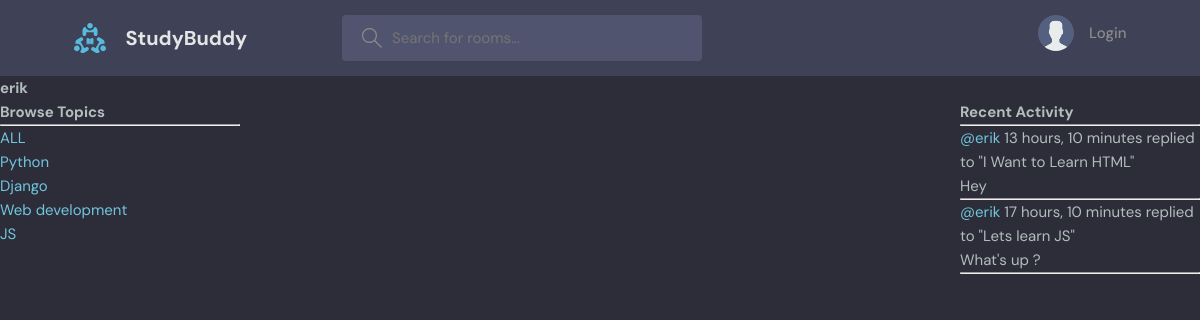
The page /profile/3/ on the database as committed earlier.
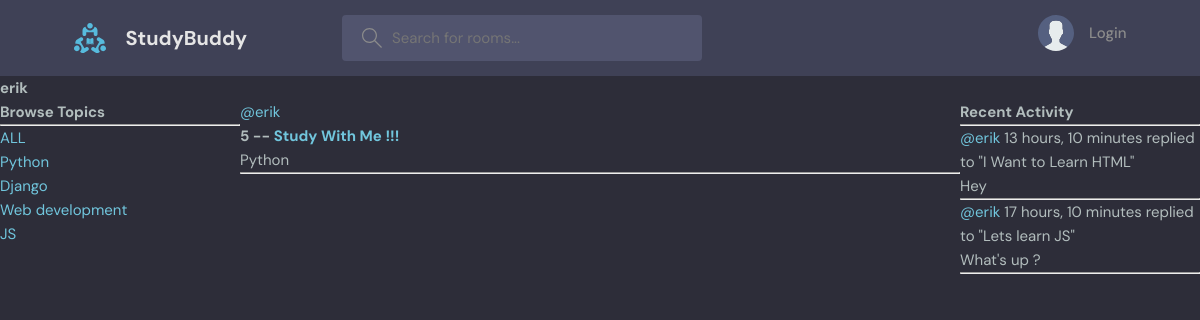
The same page on the database as committed later.
### base/models.py (models this page shows, shortened)
class Topic(models.Model):
    name = models.CharField(max_length=200)

class Message(models.Model):
    user = models.ForeignKey(User, on_delete=models.CASCADE)
    room = models.ForeignKey(Room,on_delete=models.CASCADE) # SET_NULL --> If parent is deleted, then it will be set as Null, Cascade --> Delete
    body = models.TextField()
    updated = models.DateTimeField(auto_now=True) #auto_now --> Time stamp at every time we add
    created = models.DateTimeField(auto_now_add=True) #auto_now_add --> Time stamp at the time of creation only
    class Meta:
        ordering = ['-updated', '-created']
    def __str__(self):
        return self.body[0:50]

class Room(models.Model):
    host = models.ForeignKey(User,on_delete=models.SET_NULL, null=True)
    topic = models.ForeignKey(Topic,on_delete=models.SET_NULL, null=True)
    name = models.CharField(max_length=200)
    description = models.TextField(null=True, blank=True)
    participants = models.ManyToManyField(User, related_name='participants', blank=True) # ManyToManyField --> Many users can join a room
    updated = models.DateTimeField(auto_now=True) #auto_now --> Time stamp at every time we add
    created = models.DateTimeField(auto_now_add=True) #auto_now_add --> Time stamp at the time of creation only
    class Meta:
        ordering = ['-updated', '-created']
    def __str__(self):
        return self.name

### base/views.py (the view)
# urls.py: path('profile/<str:pk>/', views.userProfile, name='user-profile'),
def userProfile(request,pk):
    user = User.objects.get(id=pk)
    rooms = user.room_set.all()  # Get all rooms created by the user
    room_messages = user.message_set.all()  # Get all messages created by the user
    topics = Topic.objects.all()
    context = {'user':user, 'rooms':rooms, 'room_messages':room_messages, 'topics':topics}
    return render(request, 'base/profile.html',context)

### base/templates/base/profile.html (shortened to what this page needs)
{% extends 'main.html' %}
{% block content %}
<h1>{{user.username}}</h1>
<div class = "profile-container">
    <div>
        {% include 'base/topics_component.html' %}
    </div>
    <div>
        {% include 'base/feed_component.html' %}
    </div>
    <div>
        {% include 'base/activity_component.html' %}
    </div>
</div>
{% endblock content %}

### templates/main.html (shortened to what this page needs)
<!DOCTYPE html>
{% load static %}
<html lang="en">
  <head>
    <link rel="stylesheet" href="{% static 'styles/style.css' %}" />
  </head>
  <body>
    {% include 'navbar.html' %}
    {% block content %}
    {% endblock %}
  </body>
</html>

### templates/navbar.html (shortened to what this page needs)
{% load static %}
<header class="header header--loggedIn">
      <div class="container">
        <a href="{% url 'home' %}" class="header__logo">
          <img src="{% static 'images/logo.svg' %}" />
          <h1>StudyBuddy</h1>
        </a>
        <form class="header__search" method = "GET" action = "{% url 'home' %}">
          <label>
            <input name = "q" placeholder="Search for rooms..." />
          </label>
        </form>
        <nav class="header__menu">
            {% if request.user.is_authenticated %}
          <div class="header__user">
            <a href="profile.html">
              <div class="avatar avatar--medium active">
                <img src="https://randomuser.me/api/portraits/men/37.jpg" />
              </div>
              <p>{{request.user.username}}<span>@{{request.user.username}}</span></p>
            </a>
            <button class="dropdown-button">
              <svg version="1.1" xmlns="http://www.w3.org/2000/svg" width="32" height="32" viewBox="0 0 32 32">
                <title>chevron-down</title>
                <path d="M16 21l-13-13h-3l16 16 16-16h-3l-13 13z"></path>
              </svg>
            </button>
          </div>
          {% else %}
          <a href="{% url 'login' %}">
            <img src="{% static 'images/avatar.svg' %}" />
            <p>Login</p>
          </a>
          {% endif %}
        </nav>
      </div>
    </header>

### base/templates/base/topics_component.html
<h3>Browse Topics</h3>
        <hr>
        <div>
            <a href = "{% url 'home' %}">ALL</a>
        </div>
        {% for topic in topics %}
            <div>
                <a href = "{% url 'home' %}?q={{topic.name}}">{{topic.name}}</a>
            </div>
        {% endfor %}

### base/templates/base/feed_component.html (shortened to what this page needs)
<div>{% for room in rooms %}
    <div>
        <a href = "{% url 'user-profile' room.host.id %}">@{{room.host.username}}</a>
        <h5>{{room.id}} -- <a href = "{% url 'room' room.id %}">{{room.name}}</a></h5>
        <small>{{room.topic.name}}</small>
        <hr>
    </div>
    {% endfor %}
</div>

### base/templates/base/activity_component.html (shortened to what this page needs)
<h3>Recent Activity</h3>
        <hr>
        {% for message in room_messages %}
            <div>
                <small><a href = "{% url 'user-profile' message.user.id %}">@{{message.user}}</a> {{message.created|timesince}}</small>
                <small>replied to "{{message.room}}"</small>
                <p>{{message}}</p>
                <hr>
            </div>
        {% endfor %}

### static/styles/style.css (style rules this page uses)
:root { --color-main: #71c6dd; --color-main-light: #e1f6fb; --color-dark: #3f4156; --color-dark-medium: #51546e; --color-dark-light: #696d97; --color-light: #e5e5e5; --color-gray: #8b8b8b; --color-light-gray: #b2bdbd; --color-bg: #2d2d39; --color-success: #5dd693; --color-error: #fc4b0b; }
* { font-family: "DM Sans", -apple-system, BlinkMacSystemFont, "Segoe UI", Roboto, Oxygen, Ubuntu, Cantarell, "Open Sans", "Helvetica Neue", sans-serif; margin: 0; padding: 0; box-sizing: border-box; text-rendering: optimizeLegibility; font-size: inherit; }
html { font-size: 56.25%; }
@media only screen and (min-width: 1200px) { html { font-size: 62.5%; } }
body { line-height: 1.6; font-weight: 400; font-size: 1.5rem; color: var(--color-light-gray); background-color: var(--color-bg); min-height: 100vh; }
img { width: 100%; }
a { display: inline-block; color: var(--color-main); text-decoration: none; }
.container { max-width: 120rem; width: 90%; margin: auto; }
.header { padding: 1.5rem; background-color: var(--color-dark); }
.header > .container { display: flex; gap: 9.5rem; }
.header__logo, .header__user { display: flex; gap: 2rem; align-items: center; }
.header__logo > img { height: 3.2rem; width: 3.2rem; }
.header__logo > h1 { font-weight: 700; font-size: 2rem; color: var(--color-light); }
.header__search > label { background-color: var(--color-dark-medium); padding: 1.3rem 1rem; display: flex; align-items: center; gap: 1rem; border-radius: 4px; }
.header__search svg { fill: var(--color-gray); width: 2rem; height: 2rem; margin-left: 1rem; }
.header__search input { width: 30rem; background: transparent; border: none; outline: none; color: var(--color-light); }
.header__menu { margin-left: auto; position: relative; }
.header__menu a { display: flex; gap: 1.5rem; align-items: center; font-weight: 500; text-decoration: none; color: var(--color-gray); }
.header__menu img { height: 3.6rem; }
.header__menu p { line-height: 1.2; }

### base/templates/base/profile.html (style rules this page uses)
.profile-container { display : grid; grid-template-columns: 1fr 3fr 1fr; }

Rows that differ between the two databases and show on the page:
added Room: host.username "erik", id "5", name "Study With Me !!!", topic.name "Python"
